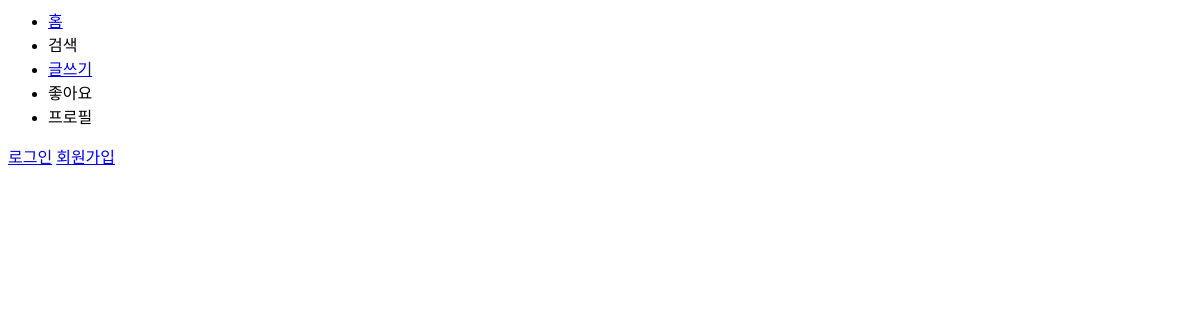
Before: / with the older database file.
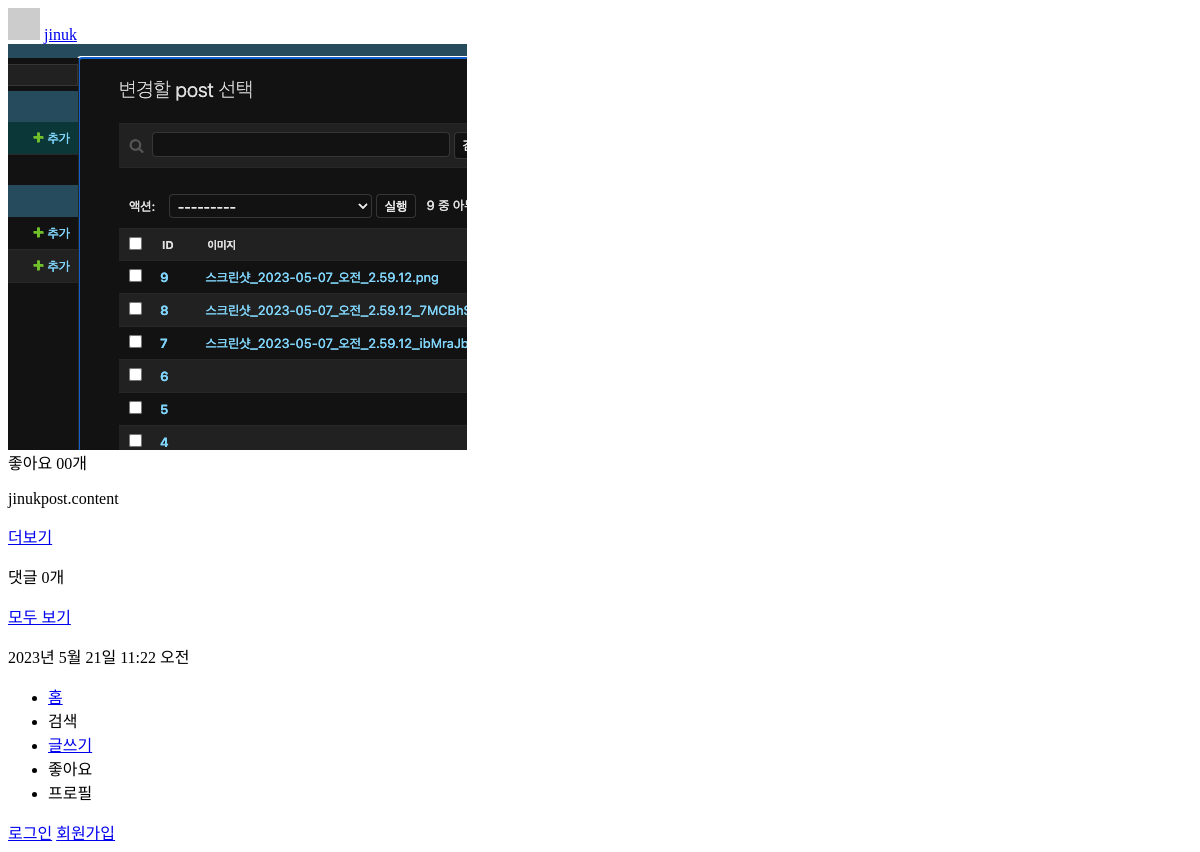
After: the same page with the newer database file.
### posts/models.py (models this page shows)
class Post(models.Model):
    image=models.ImageField(verbose_name='이미지',null=True,blank=True)
    content=models.TextField(verbose_name='내용',null=True)
    create_at=models.DateTimeField(verbose_name='작성일',auto_now_add=True)
    view_count=models.IntegerField(verbose_name='조회수',default=0)
    writer=models.ForeignKey(to=User,on_delete=models.CASCADE,null=True,blank=True)

### users/models.py (models this page shows)
class User(AbstractUser):
    phone=models.CharField(verbose_name='전화번호',max_length=11)
    objects=UserManager()

### posts/views.py (the view)
# urls.py: path('',index,name='index'),
def index(request):
    post_list=Post.objects.all().order_by('-create_at')
    context={
        'post_list':post_list,
    }
    return render(request,'index.html',context)

### templates/index.html (shortened to what this page needs)
{% extends 'base.html' %}
{%block content%}
<main>
    <div class="card-list">
      {%for post in post_list%}
        {%include 'mixin/posts/post_card.html'%}
      {%endfor%}
    </div>
</main>
{%endblock%}

### templates/mixin/posts/post_card.html (shortened to what this page needs)
{%load static%}
<div class ="card">
    <div class="card_header">
        <img src="http://via.placeholder.com/32x32" alt="프로필이미지">
        <a href="#">
            <span class="card_user-name">{{post.writer}}</span>
        </a>
    </div>
    <div class="card_body">
        <div>
            {% if post.image %}
                <img src="{{post.image.url}}" alt="">
            {%else%}
                <img src="http://via.placeholder.com/600x600" alt="">
            {%endif%}
        </div>
        <div class="card_content">
            <span>좋아요 00개</span>
            <div>
                <p><span>{{post.writer}}</span>{{"post.content"|truncatechars:30}}</p>
                {% if not detail%}
                    <a href="{%url 'posts:detail' post.id%}">더보기</a>
                {%endif%}
            </div>
            <div>
                <p>댓글 {{post.comment_set.all.count}}개 </p>
                    <a href="{%url 'posts:detail' post.id%}">모두 보기</a>
                <p>{{post.create_at}}</p>
            </div>
        </div>
    </div>
</div>

Changed rows visible on the page:
added Post: writer "jinuk", image (picture), content "post.content", comment_set.all.count "0", create_at "2023년 5월 21일 11:22 오전"
